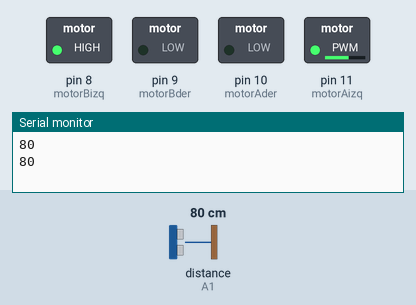
Simulated run of this sketch. Board: Arduino Uno, built with avr-gcc and run on an emulated ATmega328P. On the bench: switched loads named in the sketch (green lamp = pin HIGH), the last lines printed to the serial monitor. Wiring (inferred from the names in the program): ultrasonic range finder: trigger A0; echo A1. The test bench sets the inputs (shaded band); at power-on: distance to the obstacle (sensor on A1) 80 cm. The echo pulse lasts 58.3 µs per cm; pins used as bus, display or sensor lines are not drawn.

Above: at 6.9 s.
7.0 s: distance to the obstacle (sensor on A1) set to 33 cm
At 8.6 s:
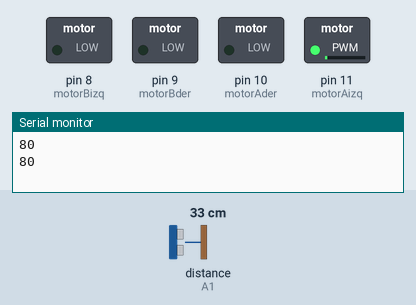
12.5 s: distance to the obstacle (sensor on A1) set to 29 cm
At 16.7 s:
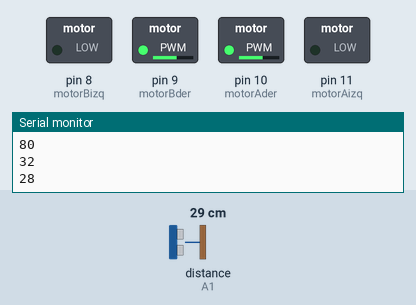
At 18.2 s:
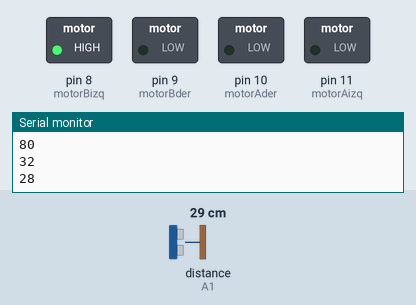
Timing chart, 0 to 28.0 s (numbered marks = the images above; inputs shaded):
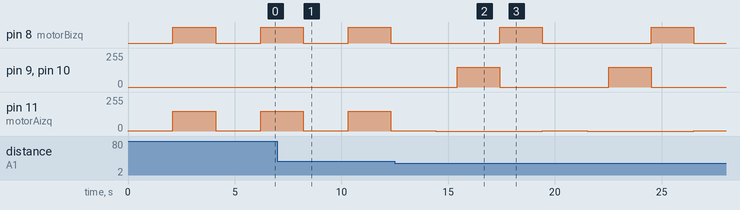

Measured:
- the behaviour switches between 31 and 30 cm on distance to the obstacle (sensor on A1) (found by bisection; images 1 and 2)
- after the input at 12.5 s, pin 8 (motorBizq): alternates HIGH for 2.0 s and LOW for 5.1 s, starting after 4.9 s; pin 9 (motorBder), pin 10 (motorAder): alternates 150/255 for 2.0 s and 0/255 for 5.1 s, starting after 2.9 s; pin 11 (motorAizq): alternates 1/255 for 2.1 s and 0/255 for 5.0 s, starting after 1.9 s
- by itself, pin 11 (motorAizq): alternates 150/255 for 2.0 s and 1/255 for 2.1 s

The sketch:

motor_auto_y_distancia-velocidad.ino
```cpp
int motorAizq = 11; //avanza para delante
int motorAder = 10;//avanza para atras
int motorBizq = 8; //avanza para delante
int motorBder = 9; //avanza para Atras
int Trig = A0;
int Echo = A1;
int vel = 150; //velocidad entre 0 y 255

void setup() {
  pinMode(motorAizq, OUTPUT);
  pinMode(motorAder, OUTPUT);

  pinMode(motorBizq, OUTPUT);
  pinMode(motorBder, OUTPUT);

  pinMode(Trig,OUTPUT);
  pinMode(Echo,INPUT);
  Serial.begin (9600);
}

void loop() {
  analogWrite(motorAizq, HIGH);//avanza
  analogWrite(motorAder, LOW);

  analogWrite(motorBizq, HIGH);//avanza
  analogWrite(motorBder, LOW);

  delay(2000);

  long duracion;
  long distancia;

  digitalWrite(Trig,LOW);
  delayMicroseconds(2);
  digitalWrite(Trig,HIGH);
  delayMicroseconds(10);
  digitalWrite(Trig,LOW);

  duracion = pulseIn(Echo,HIGH);
  distancia = (duracion/2)/29;

  Serial.println(distancia);

  delay(100);

  if (distancia< 30) {


     analogWrite(motorAizq, 0);//detiene
     analogWrite(motorAder, 0);

     analogWrite(motorBizq, 0);//detiene
     analogWrite(motorBder, 0);
     delay(1000);

     analogWrite(motorAizq, 0);//
     analogWrite(motorAder, vel);//retrocede

     analogWrite(motorBizq, 0);
     analogWrite(motorBder, vel);//retrocede
     delay(2000);

     analogWrite(motorAizq, 0);//
     analogWrite(motorAder, 0);//detiene para girar

     analogWrite(motorBizq, vel);//gira a la derecha
     analogWrite(motorBder, 0);
     delay(2000);}
  else {
      analogWrite(motorAizq, vel);//avanza
      analogWrite(motorAder, 0);

      analogWrite(motorBizq, vel);//avanza
      analogWrite(motorBder, 0);
      delay(2000);}

}
```
